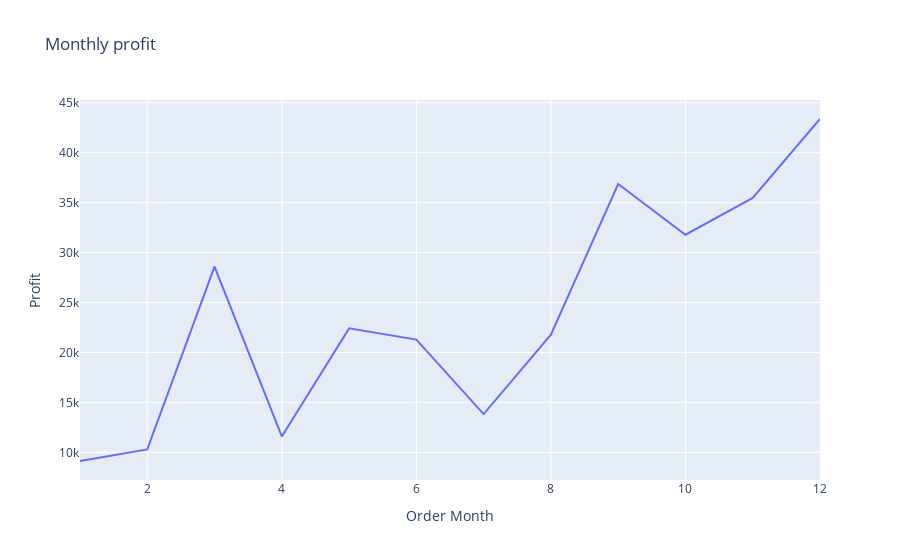

The notebook cell this image was saved under:
### Code cell
fix=px.line(profit_by_month,
            x='Order Month',
            y='Profit',
            title='Monthly profit')
fix.show()

### Figure 1 — Plotly figure (JSON) as saved in the notebook; plotly's stock layout.template omitted (floating-point values rounded to 4 significant figures)
{"data": [{"hovertemplate": "Order Month=%{x}<br>Profit=%{y}<extra></extra>", "legendgroup": "", "line": {"color": "#636efa", "dash": "solid"}, "marker": {"symbol": "circle"}, "mode": "lines", "name": "", "orientation": "v", "showlegend": false, "type": "scatter", "x": [1, 2, 3, 4, 5, 6, 7, 8, 9, 10, 11, 12], "xaxis": "x", "y": [9134.0, 10290.0, 28590.0, 11590.0, 22410.0, 21290.0, 13830.0, 21780.0, 36860.0, 31780.0, 35470.0, 43370.0], "yaxis": "y"}], "layout": {"autosize": true, "dragmode": "pan", "legend": {"tracegroupgap": 0}, "title": {"text": "Monthly profit"}, "xaxis": {"anchor": "y", "autorange": true, "domain": [0, 1], "range": [1, 12], "title": {"text": "Order Month"}, "type": "linear"}, "yaxis": {"anchor": "x", "autorange": true, "domain": [0, 1], "range": [7233.0, 45270.0], "title": {"text": "Profit"}, "type": "linear"}}}
